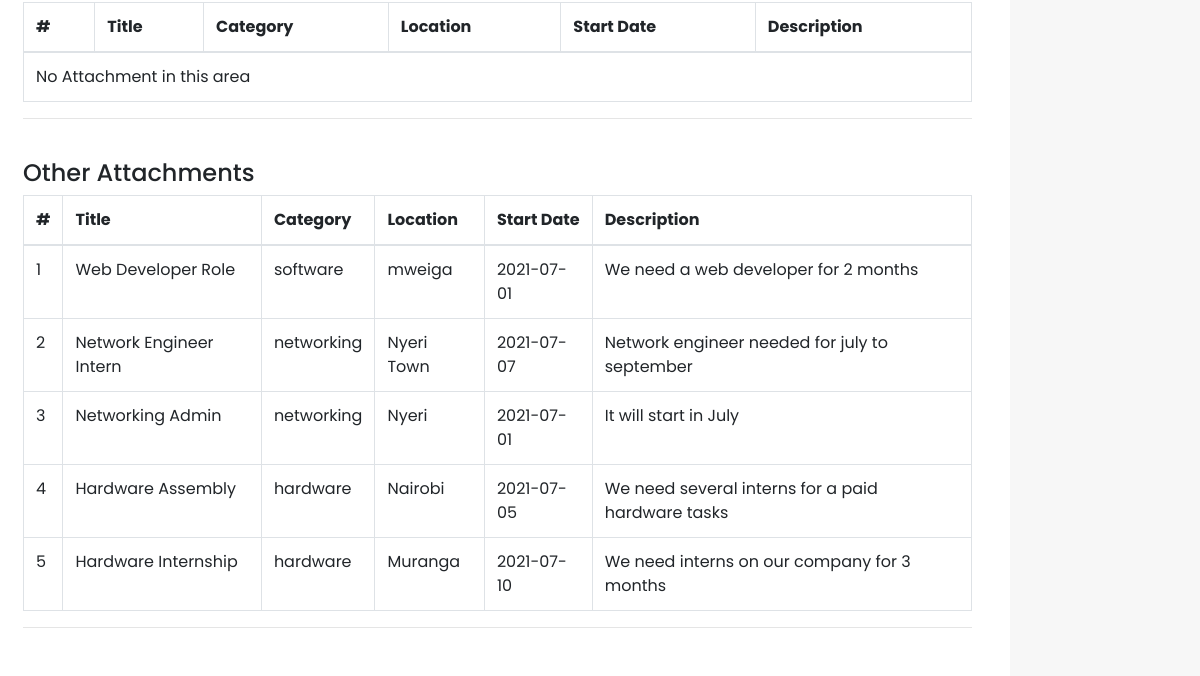
/users/student/attachments.php (signed in, lower part), run on an earlier commit of the app's database.
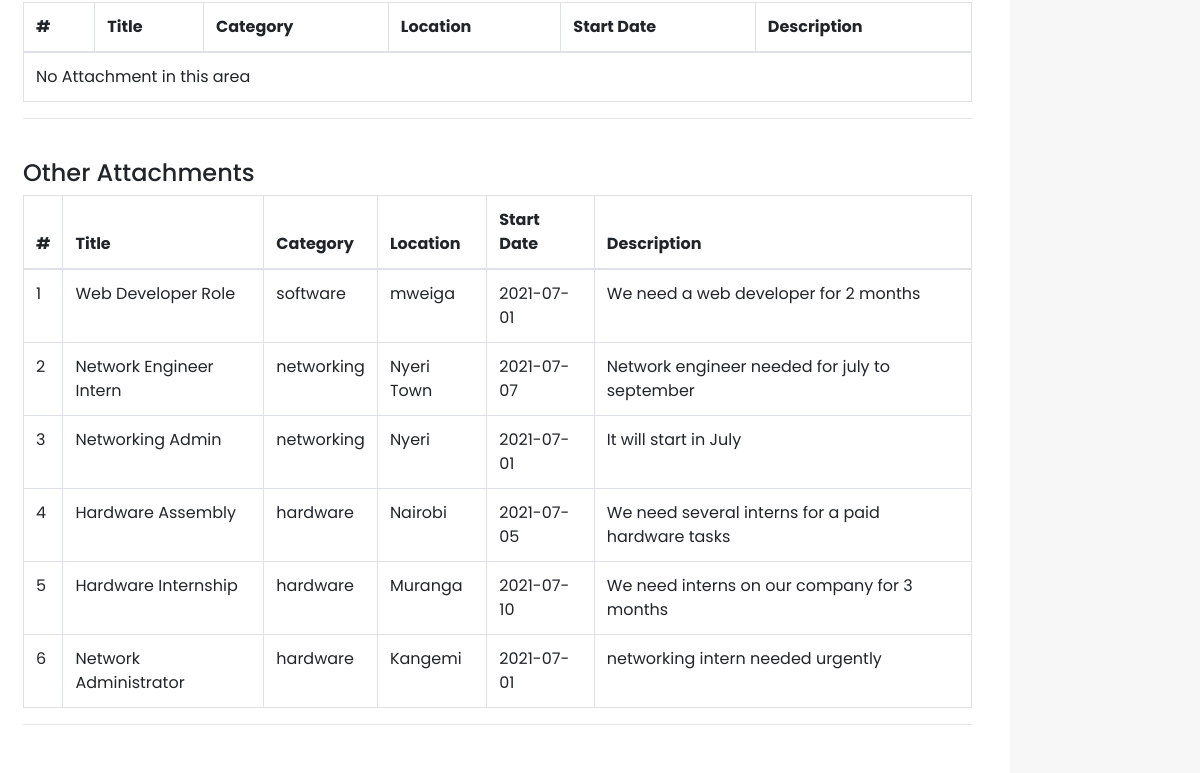
And on a later commit of the database.
### tables this page shows
CREATE TABLE `tbl_attachments` (
  `id` int(11) NOT NULL,
  `title` varchar(200) NOT NULL,
  `cname` varchar(200) NOT NULL,
  `category` varchar(200) NOT NULL,
  `location` varchar(200) NOT NULL,
  `startdate` date NOT NULL,
  `description` varchar(500) NOT NULL
);

### users/student/myFunctions.php (the view, shortened to what this page needs)
<?php
function calculateScore($test, $sid)
{
    include "includes/config.php";
    $score = 0;
    $result = mysqli_query($conn, "SELECT DISTINCT * FROM tbl_responses where test ='$test' and student_id='$sid'");
    return $score;
}
function getBestScored($sid)
{
    $hardwareScore = calculateScore("hardware", $sid);
    $softwareScore = calculateScore("software", $sid);
    $networkingScore = calculateScore("networking", $sid);
    if ($hardwareScore > $softwareScore && $hardwareScore > $networkingScore) {
        return "hardware";
    } else if ($softwareScore > $hardwareScore && $softwareScore > $networkingScore) {
        return "software";
    } else if ($networkingScore > $hardwareScore && $networkingScore > $softwareScore) {
        return "networking";
    } else if ($networkingScore > $hardwareScore && $networkingScore == $softwareScore) {
        return "networking and software";
    } else if ($hardwareScore > $networkingScore && $hardwareScore == $softwareScore) {
        return "hardware and software";
    } else if ($hardwareScore > $softwareScore && $hardwareScore == $networkingScore) {
        return "hardware and networking";
    } else {
        return "All";
    }
}
?>
        <?php
function getRecommendedAttachments($sid)
{
    include "includes/config.php";
    $test =  getBestScored($sid);
    $query = "";
    if ($test == "hardware and networking") {
        $query = "SELECT * FROM tbl_attachments where category = 'hardware' OR category ='networking'";
    } else if ($test == "networking and software") {
        $query = "SELECT * FROM tbl_attachments where category = 'software' OR category ='networking'";
    } else if ($test == "hardware and software") {
        $query = "SELECT * FROM tbl_attachments where category = 'hardware' OR category ='software'";
    } else {
        $query = "SELECT * FROM tbl_attachments where category = '$test'";
    }
    $checkresult = mysqli_query($conn, $query);
    if (mysqli_num_rows($checkresult) > 0) {
        $count = 0;
        while ($array = mysqli_fetch_assoc($checkresult)) {
            $count++;
        ?>
            <tr>
                <td><?php echo $count ?></td>
                <td><?php echo $array['title'] ?></td>
                <td><?php echo $array['category'] ?></td>
                <td><?php echo $array['location'] ?></td>
                <td><?php echo $array['startdate'] ?></td>
                <td><?php echo $array['description'] ?></td>
            </tr>
        <?php
        }
    } else {
        echo "<tr><td colspan='7'> No Attachment in this area</td></tr>";
    }
}
function getAllAttachments($sid)
{
    include "includes/config.php";
    $test =  getBestScored($sid);
    $query = "";
    if ($test == "hardware and networking") {
        $query = "SELECT * FROM tbl_attachments where category != 'hardware' AND category !='networking'";
    } else if ($test == "networking and software") {
        $query = "SELECT * FROM tbl_attachments where category != 'software' AND category !='networking'";
    } else if ($test == "hardware and software") {
        $query = "SELECT * FROM tbl_attachments where category != 'hardware' AND category !='software'";
    } else if ($test == "All") {
        $query = "SELECT * FROM tbl_attachments";
    } else {
        $query = "SELECT * FROM tbl_attachments where category !='$test' ";
    }
    $checkresult = mysqli_query($conn, $query);
    if (mysqli_num_rows($checkresult) > 0) {
        $count = 0;
        while ($array = mysqli_fetch_assoc($checkresult)) {
            $count++;
        ?>
            <tr>
                <td><?php echo $count ?></td>
                <td><?php echo $array['title'] ?></td>
                <td><?php echo $array['category'] ?></td>
                <td><?php echo $array['location'] ?></td>
                <td><?php echo $array['startdate'] ?></td>
                <td><?php echo $array['description'] ?></td>
            </tr>
<?php
        }
    } else {
        echo "<tr><td colspan='7'> No Attachment in this area</td></tr>";
    }
}

What changed in the data, as far as the page shows it:
added tbl_attachments: title "Network Administrator", category "hardware", location "Kangemi", startdate "2021-07-01", description "networking intern needed urgently"
